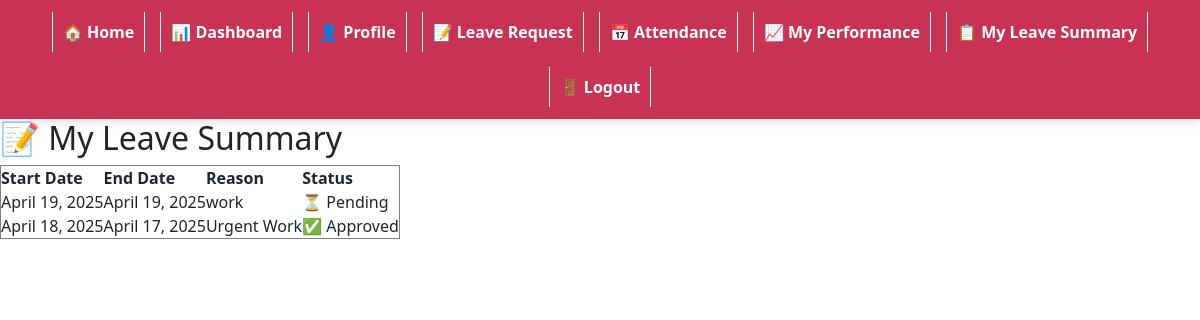
The app's page /my-leaves/ (signed in) with its own data.
### core/models.py (models this page shows)
class LeaveRequest(models.Model):
    employee = models.ForeignKey(User, on_delete=models.CASCADE)
    start_date = models.DateField()
    end_date = models.DateField()
    reason = models.TextField()
    status = models.CharField(max_length=20, choices=(('Pending', 'Pending'), ('Approved', 'Approved'), ('Rejected', 'Rejected')))
    date = models.DateField(auto_now_add=True)

### core/views.py (the view, shortened to what this page needs)
# urls.py: path('my-leaves/', views.my_leave_summary_view, name='my_leave_summary'),
@login_required
def my_leave_summary_view(request):
    leave_requests = LeaveRequest.objects.filter(employee=request.user).order_by('-start_date')
    return render(request, "core/my_leave_summary.html", {
        "leave_requests": leave_requests
    })

### core/templates/core/my_leave_summary.html (shortened to what this page needs)
{% extends "core/base.html" %}
{% block content %}
<h2>📝 My Leave Summary</h2>
{% if leave_requests %}
<table border="1" cellpadding="8" cellspacing="0">
    <tr>
        <th>Start Date</th>
        <th>End Date</th>
        <th>Reason</th>
        <th>Status</th>
    </tr>
    {% for leave in leave_requests %}
    <tr>
        <td>{{ leave.start_date }}</td>
        <td>{{ leave.end_date }}</td>
        <td>{{ leave.reason }}</td>
        <td>
            {% if leave.status == "Approved" %}
                ✅ {{ leave.status }}
            {% elif leave.status == "Rejected" %}
                ❌ {{ leave.status }}
            {% else %}
                ⏳ {{ leave.status }}
            {% endif %}
        </td>
    </tr>
    {% endfor %}
</table>
{% else %}
    <p>You haven't requested any leave yet.</p>
{% endif %}
{% endblock %}

### core/static/core/style.css (style rules this page uses)
* { margin: 0; padding: 0; box-sizing: border-box; }

### records on screen
LeaveRequest: start_date "April 19, 2025", end_date "April 19, 2025", reason "work", status "Pending"
LeaveRequest: start_date "April 18, 2025", end_date "April 17, 2025", reason "Urgent Work", status "Approved"
